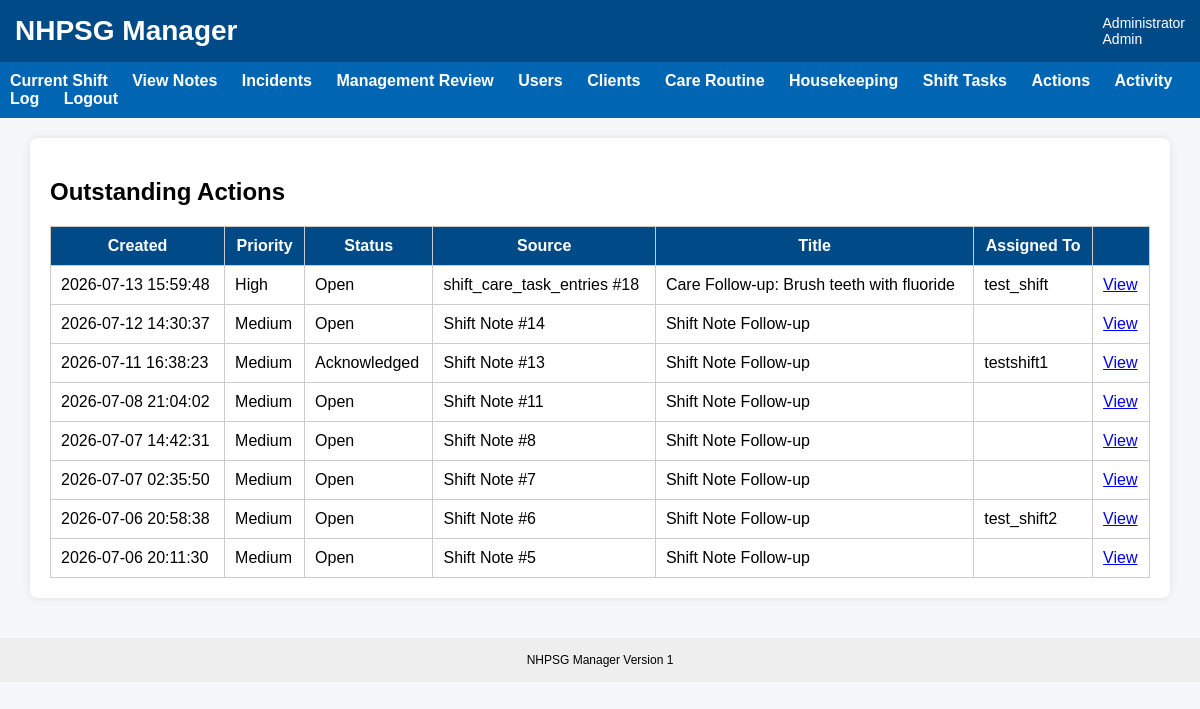
The page /actions (signed in) on the database its author committed.
### tables this page shows
CREATE TABLE action_items (
    action_id INTEGER PRIMARY KEY AUTOINCREMENT,

    title TEXT NOT NULL,
    description TEXT,

    status TEXT DEFAULT 'Open',
    priority TEXT DEFAULT 'Medium',

    source_table TEXT,
    source_id INTEGER,

    assigned_to_user_id INTEGER,
    created_by_user_id INTEGER,

    due_date TEXT,

    acknowledged_at TEXT,
    completed_at TEXT,
    closed_at TEXT,

    created_at TEXT DEFAULT CURRENT_TIMESTAMP
, shift_id INTEGER);

CREATE TABLE users (
    user_id INTEGER PRIMARY KEY AUTOINCREMENT,
    username TEXT UNIQUE NOT NULL,
    password_hash TEXT NOT NULL,
    full_name TEXT NOT NULL,
    role TEXT NOT NULL,
    active INTEGER NOT NULL DEFAULT 1
, must_change_password INTEGER NOT NULL DEFAULT 0, password_reset_at TEXT, password_reset_by INTEGER, last_password_changed_at TEXT);

### app.py (the view)
@app.route("/actions")
def actions():
    if "user_id" not in session:
        return redirect(url_for("login"))
    if session["role"] not in ["Admin", "Program Manager", "Director"]:
        return "Access denied", 403
    conn = get_db()
    actions = conn.execute("""
        SELECT
            ai.*,
            u.full_name AS assigned_to
        FROM action_items ai

        LEFT JOIN users u
            ON ai.assigned_to_user_id = u.user_id

        WHERE ai.status NOT IN ('Completed', 'Closed')

        ORDER BY
            CASE ai.priority
                WHEN 'High' THEN 1
                WHEN 'Medium' THEN 2
                WHEN 'Low' THEN 3
                ELSE 4
            END,
            ai.created_at DESC
    """).fetchall()
    conn.close()
    return render_template(
        "actions.html",
        actions=actions
    )

### app.py (called while the page is built, shortened)
@app.before_request
def enforce_session_timeout():
    if "user_id" not in session:
        return None
    if request.endpoint in [
        "static",
        "login",
        "logout",
        "session_timeout"
    ]:
        return None
    current_time = time.time()
    last_activity = session.get("last_activity")
    if last_activity is not None:
        inactive_seconds = current_time - last_activity
    session["last_activity"] = current_time
    return None

@app.context_processor
def inject_session_timeout_settings():
    return {
        "session_timeout_seconds": SESSION_TIMEOUT_SECONDS,
        "session_warning_seconds": SESSION_WARNING_SECONDS
    }

def get_db():
    print("Using database:", os.path.abspath(DB_NAME))
    conn = sqlite3.connect(DB_NAME)
    conn.row_factory = sqlite3.Row
    return conn

### templates/actions.html
{% extends "base.html" %}
{% block content %}
<div class="card">
    <h2>Outstanding Actions</h2>
    {% if actions %}
    <table>
        <tr>
            <th>Created</th>
            <th>Priority</th>
            <th>Status</th>
			<th>Source</th>
            <th>Title</th>
            <th>Assigned To</th>
            <th></th>
        </tr>
        {% for action in actions %}
        <tr>
            <td>{{ action.created_at }}</td>
            <td>{{ action.priority }}</td>
            <td>{{ action.status }}</td>
			<td>
				{% if action.source_table == "shift_notes" %}
					Shift Note
				{% elif action.source_table == "incident_reports" %}
					Incident
				{% elif action.source_table == "behaviour_entries" %}
					Behaviour
				{% elif action.source_table == "medication_entries" %}
					Medication
				{% elif action.source_table == "care_entries" %}
					Care Entry
				{% else %}
					{{ action.source_table }}
				{% endif %}
				{% if action.source_id %}
					#{{ action.source_id }}
				{% endif %}
			</td>
            <td>{{ action.title }}</td>
            <td>{{ action.assigned_to or "" }}</td>
            <td>
                <a href="/action/{{ action.action_id }}">
                    View
                </a>
            </td>
        </tr>
        {% endfor %}
    </table>
    {% else %}
        <p>No actions found.</p>
    {% endif %}
</div>
{% endblock %}

### static/css/style.css (style rules this page uses)
body { font-family: Arial, Helvetica, sans-serif; margin:0; background:#f5f7fa; }
.card { background:white; padding:20px; border-radius:8px; box-shadow:0px 0px 8px rgba(0,0,0,0.1); margin-bottom:20px; }
table { width:100%; border-collapse:collapse; }
th { background:#004b87; color:white; }
td,th { padding:10px; border:1px solid #cccccc; }

### rows shown on the page
action_items: created_at "2026-07-13 15:59:48", priority "High", status "Open", source_table "shift_care_task_entries", source_id "18", title "Care Follow-up: Brush teeth with fluoride", full_name "test_shift"
action_items: created_at "2026-07-12 14:30:37", priority "Medium", status "Open", source_table "Shift Note", source_id "14", title "Shift Note Follow-up"
action_items: created_at "2026-07-11 16:38:23", priority "Medium", status "Acknowledged", source_table "Shift Note", source_id "13", title "Shift Note Follow-up", full_name "testshift1"
action_items: created_at "2026-07-08 21:04:02", priority "Medium", status "Open", source_table "Shift Note", source_id "11", title "Shift Note Follow-up"
action_items: created_at "2026-07-07 14:42:31", priority "Medium", status "Open", source_table "Shift Note", source_id "8", title "Shift Note Follow-up"
action_items: created_at "2026-07-07 02:35:50", priority "Medium", status "Open", source_table "Shift Note", source_id "7", title "Shift Note Follow-up"
action_items: created_at "2026-07-06 20:58:38", priority "Medium", status "Open", source_table "Shift Note", source_id "6", title "Shift Note Follow-up", full_name "test_shift2"
action_items: created_at "2026-07-06 20:11:30", priority "Medium", status "Open", source_table "Shift Note", source_id "5", title "Shift Note Follow-up"

### other values the page prints
{{ session.full_name }} "Administrator"
{{ session.role }} "Admin"
